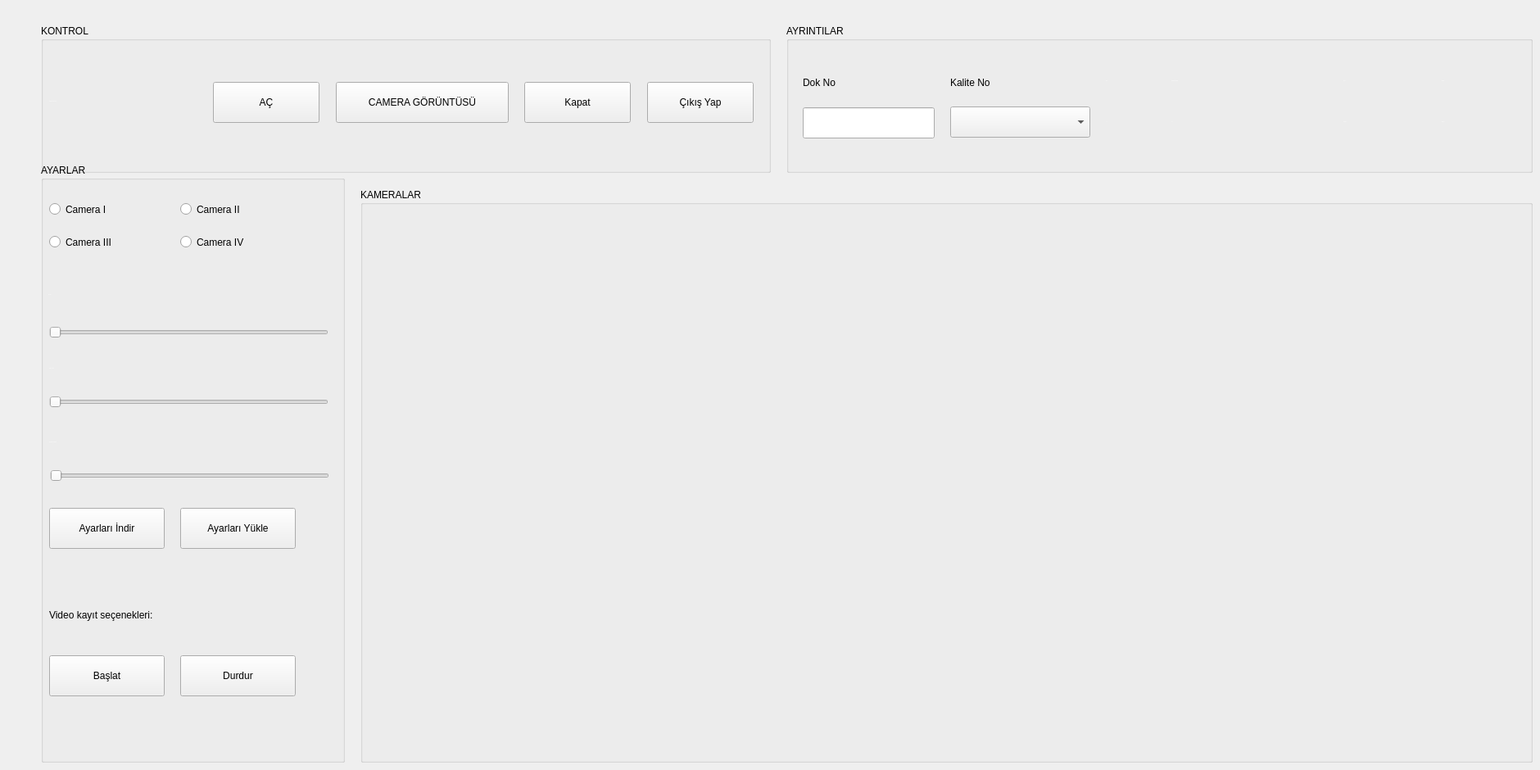
  <widget class="QWidget" name="centralwidget">
   <widget class="QGroupBox" name="groupBox">
    <property name="geometry">
     <rect>
      <x>50</x>
      <y>30</y>
      <width>891</width>
      <height>181</height>
     </rect>
    </property>
    <property name="styleSheet">
     <string notr="true"/>
    </property>
    <property name="title">
     <string>KONTROL</string>
    </property>
    <widget class="QLabel" name="label_3">
     <property name="geometry">
      <rect>
       <x>10</x>
       <y>75</y>
       <width>191</width>
       <height>37</height>
      </rect>
     </property>
     <property name="font">
      <font>
       <pointsize>-1</pointsize>
      </font>
     </property>
     <property name="styleSheet">
      <string notr="true">color:white;</string>
     </property>
     <property name="text">
      <string>KAMERA KONTROL</string>
     </property>
    </widget>
    <widget class="QPushButton" name="Off_pushButton">
     <property name="geometry">
      <rect>
       <x>590</x>
       <y>70</y>
       <width>130</width>
       <height>50</height>
      </rect>
     </property>
     <property name="styleSheet">
      <string notr="true"/>
     </property>
     <property name="text">
      <string>Kapat</string>
     </property>
    </widget>
    <widget class="QPushButton" name="Close_pushButton">
     <property name="geometry">
      <rect>
       <x>740</x>
       <y>70</y>
       <width>130</width>
       <height>50</height>
      </rect>
     </property>
     <property name="styleSheet">
      <string notr="true"/>
     </property>
     <property name="text">
      <string>Çıkış Yap</string>
     </property>
    </widget>
    <widget class="QPushButton" name="Ac_pushButton">
     <property name="geometry">
      <rect>
       <x>210</x>
       <y>70</y>
       <width>130</width>
       <height>50</height>
      </rect>
     </property>
     <property name="styleSheet">
      <string notr="true"/>
     </property>
     <property name="text">
      <string>AÇ</string>
     </property>
    </widget>
    <widget class="QPushButton" name="Kayit_pushButton_2">
     <property name="geometry">
      <rect>
       <x>360</x>
       <y>70</y>
       <width>211</width>
       <height>50</height>
      </rect>
     </property>
     <property name="styleSheet">
      <string notr="true"/>
     </property>
     <property name="text">
      <string>CAMERA GÖRÜNTÜSÜ</string>
     </property>
    </widget>
   </widget>
   <widget class="QGroupBox" name="groupBox_2">
    <property name="geometry">
     <rect>
      <x>960</x>
      <y>30</y>
      <width>911</width>
      <height>181</height>
     </rect>
    </property>
    <property name="styleSheet">
     <string notr="true"/>
    </property>
    <property name="title">
     <string>AYRINTILAR</string>
    </property>
    <widget class="QLabel" name="label_9">
     <property name="geometry">
      <rect>
       <x>470</x>
       <y>100</y>
       <width>191</width>
       <height>37</height>
      </rect>
     </property>
     <property name="font">
      <font>
       <pointsize>-1</pointsize>
      </font>
     </property>
     <property name="styleSheet">
      <string notr="true">color: rgb(255, 255, 255);</string>
     </property>
     <property name="text">
      <string>------</string>
     </property>
    </widget>
    <widget class="QLabel" name="Fps_label">
     <property name="geometry">
      <rect>
       <x>390</x>
       <y>50</y>
       <width>61</width>
       <height>37</height>
      </rect>
     </property>
     <property name="font">
      <font>
       <pointsize>-1</pointsize>
      </font>
     </property>
     <property name="styleSheet">
      <string notr="true">color: rgb(255, 255, 255);</string>
     </property>
     <property name="text">
      <string>FPS</string>
     </property>
    </widget>
    <widget class="QLabel" name="label_8">
     <property name="geometry">
      <rect>
       <x>390</x>
       <y>100</y>
       <width>61</width>
       <height>37</height>
      </rect>
     </property>
     <property name="font">
      <font>
       <pointsize>-1</pointsize>
      </font>
     </property>
     <property name="styleSheet">
      <string notr="true">color: rgb(255, 255, 255);</string>
     </property>
     <property name="text">
      <string>------</string>
     </property>
    </widget>
    <widget class="QLabel" name="label_10">
     <property name="geometry">
      <rect>
       <x>680</x>
       <y>50</y>
       <width>101</width>
       <height>37</height>
      </rect>
     </property>
     <property name="font">
      <font>
       <pointsize>-1</pointsize>
      </font>
     </property>
     <property name="styleSheet">
      <string notr="true">color: rgb(255, 255, 255);</string>
     </property>
     <property name="text">
      <string>SAAT</string>
     </property>
    </widget>
    <widget class="QLabel" name="Calisma_label">
     <property name="geometry">
      <rect>
       <x>470</x>
       <y>50</y>
       <width>191</width>
       <height>37</height>
      </rect>
     </property>
     <property name="font">
      <font>
       <pointsize>-1</pointsize>
      </font>
     </property>
     <property name="styleSheet">
      <string notr="true">color: rgb(255, 255, 255);</string>
     </property>
     <property name="text">
      <string>ÇALIŞMA SÜRESİ</string>
     </property>
    </widget>
    <widget class="QLabel" name="label_11">
     <property name="geometry">
      <rect>
       <x>680</x>
       <y>100</y>
       <width>101</width>
       <height>37</height>
      </rect>
     </property>
     <property name="font">
      <font>
       <pointsize>-1</pointsize>
      </font>
     </property>
     <property name="styleSheet">
      <string notr="true">color: rgb(255, 255, 255);</string>
     </property>
     <property name="text">
      <string>15:03:20</string>
     </property>
    </widget>
    <widget class="QLabel" name="Durum_Cam">
     <property name="geometry">
      <rect>
       <x>800</x>
       <y>100</y>
       <width>91</width>
       <height>37</height>
      </rect>
     </property>
     <property name="font">
      <font>
       <pointsize>-1</pointsize>
      </font>
     </property>
     <property name="styleSheet">
      <string notr="true">color: rgb(255, 255, 255);</string>
     </property>
     <property name="text">
      <string>KAPALI</string>
     </property>
    </widget>
    <widget class="QLabel" name="label_15">
     <property name="geometry">
      <rect>
       <x>800</x>
       <y>50</y>
       <width>91</width>
       <height>37</height>
      </rect>
     </property>
     <property name="font">
      <font>
       <pointsize>-1</pointsize>
      </font>
     </property>
     <property name="styleSheet">
      <string notr="true">color: rgb(255, 255, 255);</string>
     </property>
     <property name="text">
      <string>Durum</string>
     </property>
    </widget>
    <widget class="QComboBox" name="comboBox_Kalite_No">
     <property name="geometry">
      <rect>
       <x>200</x>
       <y>100</y>
       <width>171</width>
       <height>38</height>
      </rect>
     </property>
     <item>
      <property name="text">
       <string/>
      </property>
     </item>
     <item>
      <property name="text">
       <string>Deneme Kumaş</string>
      </property>
     </item>
    </widget>
    <widget class="QLineEdit" name="lineEdit_Dok_No">
     <property name="geometry">
      <rect>
       <x>20</x>
       <y>101</y>
       <width>161</width>
       <height>38</height>
      </rect>
     </property>
    </widget>
    <widget class="QLabel" name="label_Dok_No">
     <property name="geometry">
      <rect>
       <x>20</x>
       <y>50</y>
       <width>161</width>
       <height>41</height>
      </rect>
     </property>
     <property name="text">
      <string>Dok No</string>
     </property>
    </widget>
    <widget class="QLabel" name="label_Dok_No_2">
     <property name="geometry">
      <rect>
       <x>200</x>
       <y>50</y>
       <width>171</width>
       <height>41</height>
      </rect>
     </property>
     <property name="text">
      <string>Kalite No</string>
     </property>
    </widget>
   </widget>
   <widget class="QGroupBox" name="groupBox_3">
    <property name="geometry">
     <rect>
      <x>50</x>
      <y>200</y>
      <width>371</width>
      <height>731</height>
     </rect>
    </property>
    <property name="styleSheet">
     <string notr="true"/>
    </property>
    <property name="title">
     <string>AYARLAR</string>
    </property>
    <widget class="QSlider" name="horizontalSlider">
     <property name="geometry">
      <rect>
       <x>10</x>
       <y>190</y>
       <width>341</width>
       <height>31</height>
      </rect>
     </property>
     <property name="styleSheet">
      <string notr="true"/>
     </property>
     <property name="value">
      <number>0</number>
     </property>
     <property name="orientation">
      <enum>Qt::Horizontal</enum>
     </property>
    </widget>
    <widget class="QLabel" name="label_4">
     <property name="geometry">
      <rect>
       <x>9</x>
       <y>140</y>
       <width>211</width>
       <height>40</height>
      </rect>
     </property>
     <property name="font">
      <font>
       <pointsize>-1</pointsize>
      </font>
     </property>
     <property name="styleSheet">
      <string notr="true">color:white;</string>
     </property>
     <property name="text">
      <string>Sag-Sol</string>
     </property>
    </widget>
    <widget class="QLabel" name="label_12">
     <property name="geometry">
      <rect>
       <x>10</x>
       <y>230</y>
       <width>211</width>
       <height>40</height>
      </rect>
     </property>
     <property name="font">
      <font>
       <pointsize>-1</pointsize>
      </font>
     </property>
     <property name="styleSheet">
      <string notr="true">color:white;</string>
     </property>
     <property name="text">
      <string>Yukarı-Aşağı</string>
     </property>
    </widget>
    <widget class="QSlider" name="horizontalSlider_3">
     <property name="geometry">
      <rect>
       <x>10</x>
       <y>280</y>
       <width>341</width>
       <height>22</height>
      </rect>
     </property>
     <property name="styleSheet">
      <string notr="true"/>
     </property>
     <property name="value">
      <number>0</number>
     </property>
     <property name="orientation">
      <enum>Qt::Horizontal</enum>
     </property>
    </widget>
    <widget class="QLabel" name="label_14">
     <property name="geometry">
      <rect>
       <x>10</x>
       <y>320</y>
       <width>211</width>
       <height>40</height>
      </rect>
     </property>
     <property name="font">
      <font>
       <pointsize>-1</pointsize>
      </font>
     </property>
     <property name="styleSheet">
      <string notr="true">color:white;</string>
     </property>
     <property name="text">
      <string>Yakınlaştır-Uzaklaştır</string>
     </property>
    </widget>
    <widget class="QSlider" name="horizontalSlider_5">
     <property name="geometry">
      <rect>
       <x>11</x>
       <y>370</y>
       <width>341</width>
       <height>22</height>
      </rect>
     </property>
     <property name="styleSheet">
      <string notr="true"/>
     </property>
     <property name="value">
      <number>0</number>
     </property>
     <property name="orientation">
      <enum>Qt::Horizontal</enum>
     </property>
    </widget>
    <widget class="QRadioButton" name="radioButton_Camera_I">
     <property name="geometry">
      <rect>
       <x>10</x>
       <y>40</y>
       <width>131</width>
       <height>31</height>
      </rect>
     </property>
     <property name="text">
      <string>Camera I</string>
     </property>
    </widget>
    <widget class="QRadioButton" name="radioButton_Camera_II">
     <property name="geometry">
      <rect>
       <x>170</x>
       <y>40</y>
       <width>131</width>
       <height>31</height>
      </rect>
     </property>
     <property name="text">
      <string>Camera II</string>
     </property>
    </widget>
    <widget class="QRadioButton" name="radioButton_Camera_III">
     <property name="geometry">
      <rect>
       <x>10</x>
       <y>80</y>
       <width>131</width>
       <height>31</height>
      </rect>
     </property>
     <property name="text">
      <string>Camera III</string>
     </property>
    </widget>
    <widget class="QRadioButton" name="radioButton_Camera_IV">
     <property name="geometry">
      <rect>
       <x>170</x>
       <y>80</y>
       <width>131</width>
       <height>31</height>
      </rect>
     </property>
     <property name="text">
      <string>Camera IV</string>
     </property>
    </widget>
    <widget class="QPushButton" name="Start_pushButton">
     <property name="geometry">
      <rect>
       <x>10</x>
       <y>600</y>
       <width>141</width>
       <height>50</height>
      </rect>
     </property>
     <property name="styleSheet">
      <string notr="true"/>
     </property>
     <property name="text">
      <string>Başlat</string>
     </property>
    </widget>
    <widget class="QPushButton" name="Stop_pushButton">
     <property name="geometry">
      <rect>
       <x>170</x>
       <y>600</y>
       <width>141</width>
       <height>50</height>
      </rect>
     </property>
     <property name="styleSheet">
      <string notr="true"/>
     </property>
     <property name="text">
      <string>Durdur</string>
     </property>
    </widget>
    <widget class="QPushButton" name="Gezginler">
     <property name="geometry">
      <rect>
       <x>10</x>
       <y>420</y>
       <width>141</width>
       <height>50</height>
      </rect>
     </property>
     <property name="styleSheet">
      <string notr="true"/>
     </property>
     <property name="text">
      <string>Ayarları İndir</string>
     </property>
    </widget>
    <widget class="QPushButton" name="Gezginler_2">
     <property name="geometry">
      <rect>
       <x>170</x>
       <y>420</y>
       <width>141</width>
       <height>50</height>
      </rect>
     </property>
     <property name="styleSheet">
      <string notr="true"/>
     </property>
     <property name="text">
      <string>Ayarları Yükle</string>
     </property>
    </widget>
    <widget class="QLabel" name="label">
     <property name="geometry">
      <rect>
       <x>10</x>
       <y>530</y>
       <width>231</width>
       <height>41</height>
      </rect>
     </property>
     <property name="text">
      <string>Video kayıt seçenekleri:</string>
     </property>
    </widget>
    <widget class="QLabel" name="label_2">
     <property name="geometry">
      <rect>
       <x>-6</x>
       <y>490</y>
       <width>381</width>
       <height>20</height>
      </rect>
     </property>
     <property name="text">
      <string/>
     </property>
    </widget>
   </widget>
   <widget class="QGroupBox" name="groupBox_4">
    <property name="geometry">
     <rect>
      <x>440</x>
      <y>230</y>
      <width>1431</width>
      <height>701</height>
     </rect>
    </property>
    <property name="styleSheet">
     <string notr="true"/>
    </property>
    <property name="title">
     <string>KAMERALAR</string>
    </property>
    <widget class="QLabel" name="Camera_1">
     <property name="geometry">
      <rect>
       <x>19</x>
       <y>40</y>
       <width>1400</width>
       <height>151</height>
      </rect>
     </property>
     <property name="styleSheet">
      <string notr="true"/>
     </property>
     <property name="text">
      <string/>
     </property>
    </widget>
    <widget class="QLabel" name="Camera_2">
     <property name="geometry">
      <rect>
       <x>19</x>
       <y>200</y>
       <width>1400</width>
       <height>151</height>
      </rect>
     </property>
     <property name="styleSheet">
      <string notr="true"/>
     </property>
     <property name="text">
      <string/>
     </property>
    </widget>
    <widget class="QLabel" name="Camera_3">
     <property name="geometry">
      <rect>
       <x>19</x>
       <y>520</y>
       <width>1400</width>
       <height>151</height>
      </rect>
     </property>
     <property name="styleSheet">
      <string notr="true"/>
     </property>
     <property name="text">
      <string/>
     </property>
    </widget>
    <widget class="QLabel" name="Camera_4">
     <property name="geometry">
      <rect>
       <x>19</x>
       <y>360</y>
       <width>1400</width>
       <height>151</height>
      </rect>
     </property>
     <property name="styleSheet">
      <string notr="true"/>
     </property>
     <property name="text">
      <string/>
     </property>
    </widget>
   </widget>
  </widget>
